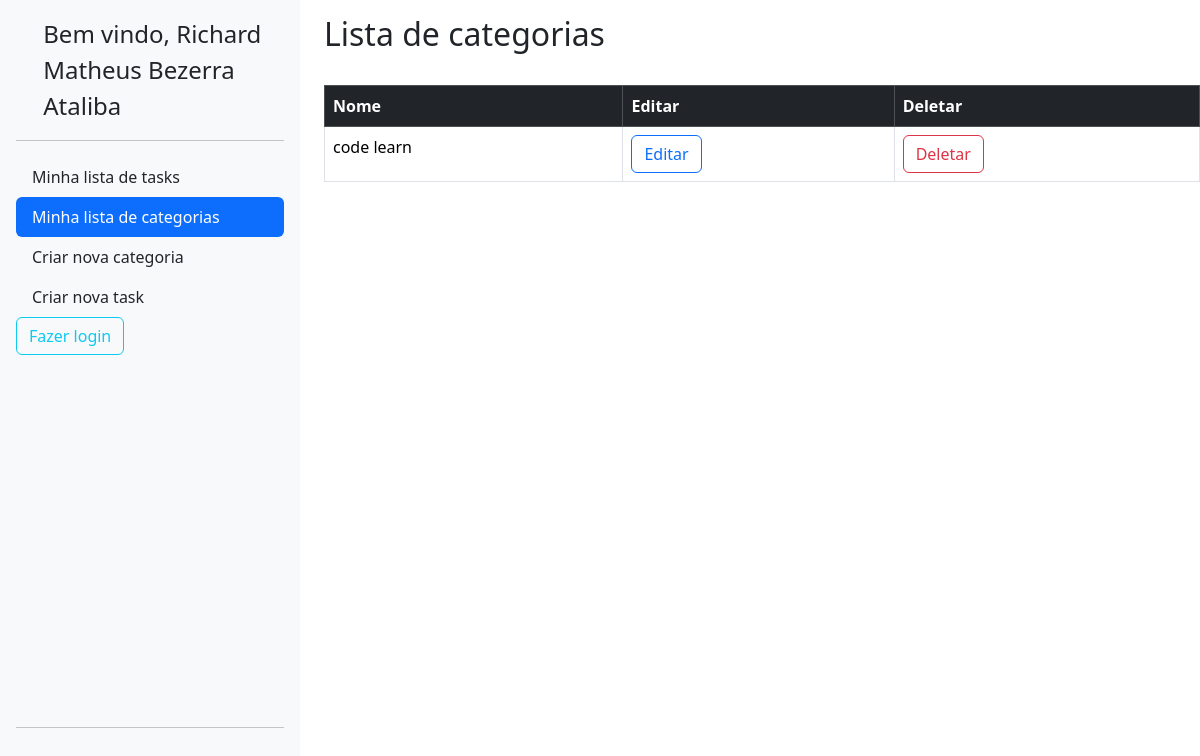
The page /category/ (signed in) on the database as committed earlier.
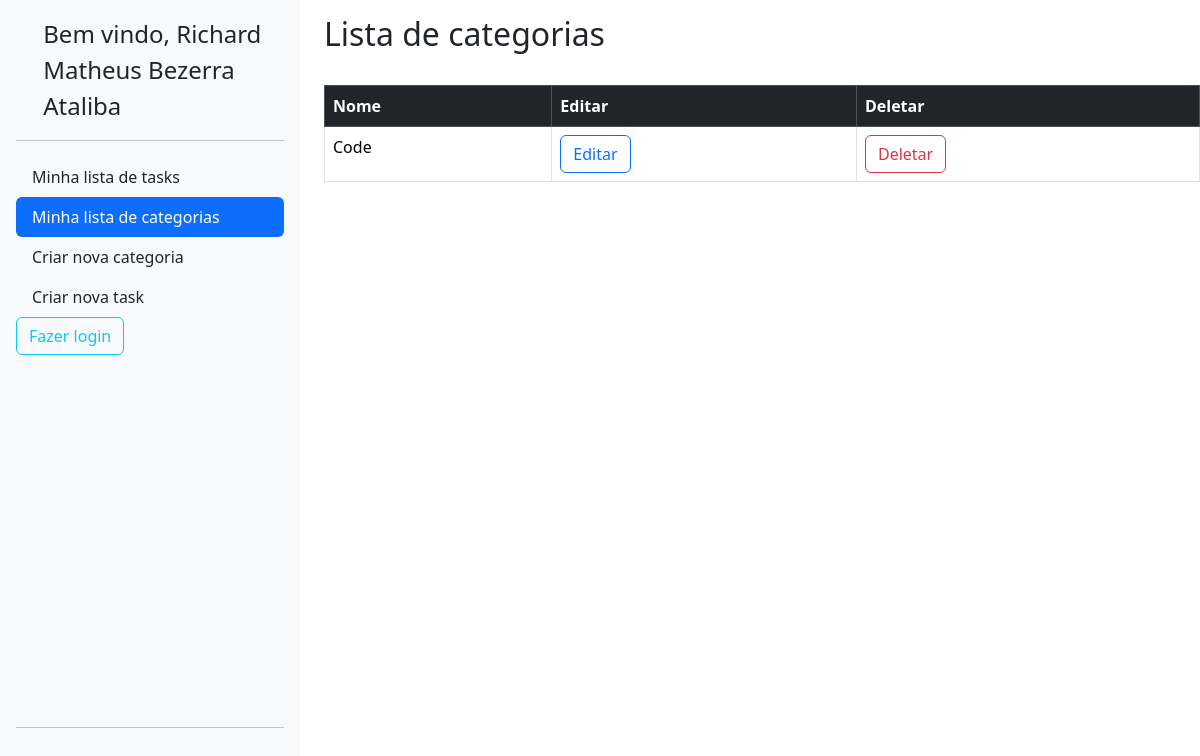
The same page on the database as committed later.
### lizetest/category/models.py (models this page shows, shortened)
class Category(BaseModel):
    name = models.CharField(max_length=255)
    author = models.ForeignKey(User,on_delete=models.CASCADE,blank=True)

### lizetest/category/views.py (the view)
# urls.py: path('', CategoryListView.as_view(), name='category_list'),
class CategoryListView(ListView,BaseViews):
    model = Category
    template_name = 'category_list.html'
    context_object_name = 'categorias'
    def get_queryset(self):
        return Category.objects.filter(author=self.request.user)

### lizetest/accounts/models.py (called while the page is built)
	def __str__(self):
		return self.name or self.username or self.email

### lizetest/core/models.py (called while the page is built)
    def dispatch(self, request, *args, **kwargs):
        if not request.user.is_authenticated:
            return redirect('accounts:login')
        return super().dispatch(request, *args, **kwargs)

### lizetest/category/templates/category_list.html (shortened to what this page needs)
{% extends 'base.html' %}
  {% block content %}
  <div class="row">
    <div class="col-auto">
      {% include 'sidebar.html' %}
    </div>
    <div class="col">
      <h2 style="padding-top: 15px;">Lista de categorias</h2><br>
      <table class="table table-bordered">
        <thead>
          <tr class="table-dark">
            <th scope="col">Nome</th>
            <th scope="col">Editar</th>
            <th scope="col">Deletar</th>
          </tr>
        </thead>
        <tbody>
          {% for categoria in categorias %}
          <tr>
            <td>{{categoria.name}}</td>
            <td>
              <a href="{% url 'category:category_edit' pk=categoria.pk %}">
                <button type="button" class="btn btn-outline-primary">Editar</button>
              </a>
            </td>
            <td><a href="{% url 'category:category_delete' pk=categoria.pk %}">
              <button type="button" class="btn btn-outline-danger">Deletar</button>
            </a>
          </td>
          </tr>
          {% endfor %}
        </tbody>
      </table>
      {% endblock %}

Rows that differ between the two databases and show on the page:
removed Category: name "code learn"
added Category: name "Code"
